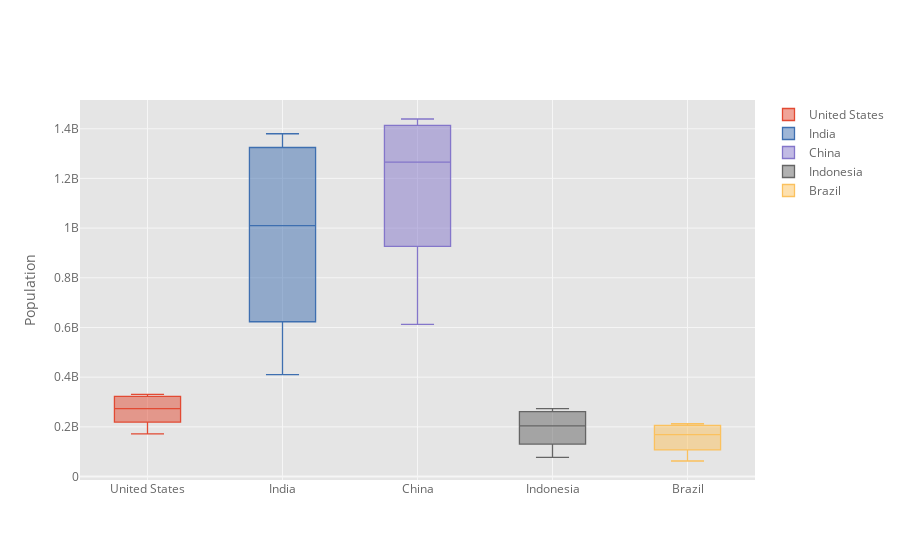

The notebook cell this image was saved under:
### Code cell
df_pivot.iplot(kind='box',yTitle = 'Population')

### Figure 1 — Plotly figure (JSON) as saved in the notebook; plotly's stock layout.template omitted (floating-point values rounded to 4 significant figures)
{"data": [{"boxpoints": false, "line": {"width": 1.3}, "marker": {"color": "rgba(226, 74, 51, 1.0)"}, "name": "United States", "orientation": "v", "type": "box", "y": [171685336, 186720571, 199733676, 209513341, 219081251, 229476354, 240499825, 252120309, 265163745, 281710909, 294993511, 309011475, 320878310, 323015995, 325084756, 327096265, 329064917, 331002651]}, {"boxpoints": false, "line": {"width": 1.3}, "marker": {"color": "rgba(62, 111, 176, 1.0)"}, "name": "India", "orientation": "v", "type": "box", "y": [409880595, 450547679, 499123324, 555189792, 623102897, 698952844, 784360008, 873277798, 963922588, 1056575549, 1147609927, 1234281170, 1310152403, 1324517249, 1338676785, 1352642280, 1366417754, 1380004385]}, {"boxpoints": false, "line": {"width": 1.3}, "marker": {"color": "rgba(132, 118, 202, 1.0)"}, "name": "China", "orientation": "v", "type": "box", "y": [612241554, 660408056, 724218968, 827601394, 926240885, 1000089235, 1075589361, 1176883674, 1240920535, 1290550765, 1330776380, 1368810615, 1406847870, 1414049351, 1421021791, 1427647786, 1433783686, 1439323776]}, {"boxpoints": false, "line": {"width": 1.3}, "marker": {"color": "rgba(101, 101, 101, 1.0)"}, "name": "Indonesia", "orientation": "v", "type": "box", "y": [77273425, 87751068, 100267062, 114793178, 130680727, 147447836, 164982451, 181413402, 196934260, 211513823, 226289470, 241834215, 258383256, 261556381, 264650963, 267670543, 270625568, 273523615]}, {"boxpoints": false, "line": {"width": 1.3}, "marker": {"color": "rgba(251, 193, 94, 1.0)"}, "name": "Brazil", "orientation": "v", "type": "box", "y": [62533919, 72179226, 83373530, 95113265, 107216205, 120694009, 135274080, 149003223, 162019896, 174790340, 186127103, 195713635, 204471769, 206163053, 207833823, 209469323, 211049527, 212559417]}], "layout": {"autosize": true, "legend": {"bgcolor": "#FFFFFF", "font": {"color": "#666666"}}, "paper_bgcolor": "#FFFFFF", "plot_bgcolor": "#E5E5E5", "title": {"font": {"color": "#151516"}}, "xaxis": {"autorange": true, "gridcolor": "#F6F6F6", "range": [-0.5, 4.5], "showgrid": true, "tickfont": {"color": "#666666"}, "title": {"font": {"color": "#666666"}, "text": ""}, "type": "category", "zerolinecolor": "#F6F6F6"}, "yaxis": {"autorange": true, "gridcolor": "#F6F6F6", "range": [-13950000.0, 1516000000.0], "showgrid": true, "tickfont": {"color": "#666666"}, "title": {"font": {"color": "#666666"}, "text": "Population"}, "type": "linear", "zerolinecolor": "#F6F6F6"}}}
